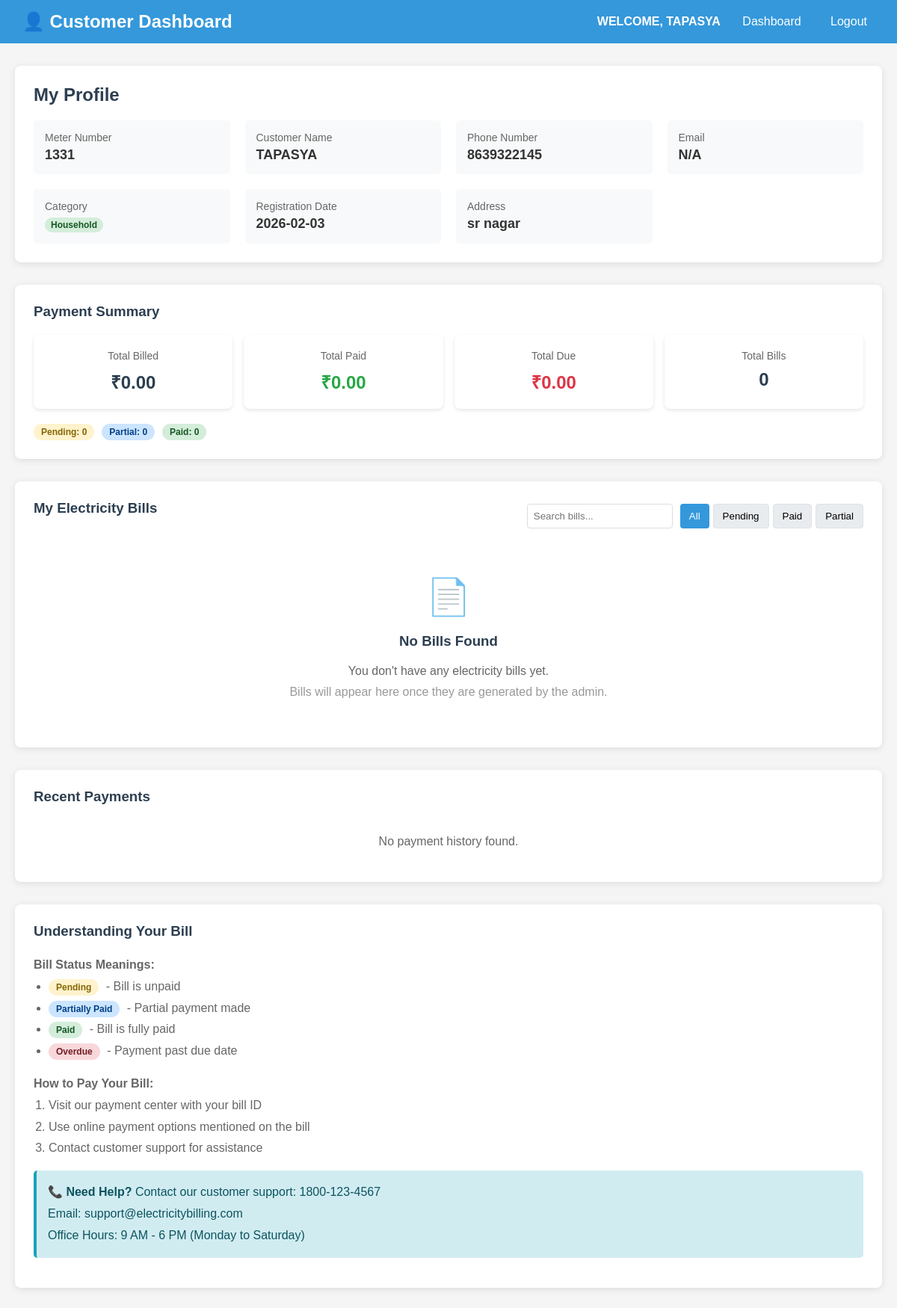
The page /customer.php (signed in) on the database its author committed.
### tables this page shows
CREATE TABLE IF NOT EXISTS `customer` (
  `number` int NOT NULL,
  `name` varchar(100) NOT NULL,
  `phone` varchar(15) DEFAULT NULL,
  `address` text,
  `email` varchar(100) DEFAULT NULL,
  `category` varchar(20) DEFAULT 'household',
  `reg_date` date DEFAULT NULL,
  PRIMARY KEY (`number`)
);

### customer.php (the view, shortened to what this page needs)
<?php
include "config.php";
$customer_number = $_SESSION['number'];
$customer_sql = "SELECT * FROM customer WHERE number = '$customer_number'";
$customer_result = mysqli_query($conn, $customer_sql);
$customer = mysqli_fetch_assoc($customer_result);
$bills_sql = "SELECT * FROM bill WHERE number = '$customer_number' ORDER BY year DESC, month DESC";
$bills_result = mysqli_query($conn, $bills_sql);
$summary_sql = "SELECT
    COUNT(*) as total_bills,
    SUM(total) as total_billed,
    SUM(paid_amount) as total_paid,
    SUM(remaining_due) as total_due,
    COUNT(CASE WHEN status = 'pending' THEN 1 END) as pending_count,
    COUNT(CASE WHEN status = 'partially_paid' THEN 1 END) as partial_count,
    COUNT(CASE WHEN status = 'paid' THEN 1 END) as paid_count
    FROM bill
    WHERE number = '$customer_number'";
$summary_result = mysqli_query($conn, $summary_sql);
$summary = mysqli_fetch_assoc($summary_result);
$payments_sql = "SELECT p.*, b.month, b.year
                 FROM payments p
                 JOIN bill b ON p.bill_id = b.id
                 WHERE p.customer_number = '$customer_number'
                 ORDER BY p.payment_date DESC
                 LIMIT 5";
$payments_result = mysqli_query($conn, $payments_sql);
?>
<!DOCTYPE html>
<html>
<head>
</head>
<body>
    <div class="header">
        <div class="logo">👤 Customer Dashboard</div>
        <div class="nav">
            <span style="text-transform: uppercase; font-weight: bold;">Welcome, <?php echo htmlspecialchars(strtoupper($customer['name'])); ?></span>
            <a href="customer.php">Dashboard</a>
            <a href="logout.php">Logout</a>
        </div>
    </div>
    <div class="container">
        <div class="card">
            <h2>My Profile</h2>
            <div class="profile-info">
                <div class="info-item">
                    <div class="info-label">Meter Number</div>
                    <div class="info-value"><?php echo $customer['number']; ?></div>
                </div>
                <div class="info-item">
                    <div class="info-label">Customer Name</div>
                    <div class="info-value" style="text-transform: uppercase; font-weight: bold;"><?php echo htmlspecialchars(strtoupper($customer['name'])); ?></div>
                </div>
                <div class="info-item">
                    <div class="info-label">Phone Number</div>
                    <div class="info-value"><?php echo $customer['phone']; ?></div>
                </div>
                <div class="info-item">
                    <div class="info-label">Email</div>
                    <div class="info-value"><?php echo $customer['email'] ? htmlspecialchars($customer['email']) : 'N/A'; ?></div>
                </div>
                <div class="info-item">
                    <div class="info-label">Category</div>
                    <div class="info-value">
                        <span class="badge <?php echo $customer['category']; ?>">
                            <?php echo ucfirst($customer['category']); ?>
                        </span>
                    </div>
                </div>
                <div class="info-item">
                    <div class="info-label">Registration Date</div>
                    <div class="info-value"><?php echo $customer['reg_date']; ?></div>
                </div>
                <div class="info-item">
                    <div class="info-label">Address</div>
                    <div class="info-value"><?php echo htmlspecialchars($customer['address']); ?></div>
                </div>
            </div>
        </div>
        <div class="card">
            <h3>Payment Summary</h3>
            <div class="summary-cards">
                <div class="summary-card total-billed">
                    <div class="summary-label">Total Billed</div>
                    <div class="summary-value">₹<?php echo number_format($summary['total_billed'] ?? 0, 2); ?></div>
                </div>
                <div class="summary-card total-paid">
                    <div class="summary-label">Total Paid</div>
                    <div class="summary-value">₹<?php echo number_format($summary['total_paid'] ?? 0, 2); ?></div>
                </div>
                <div class="summary-card total-due">
                    <div class="summary-label">Total Due</div>
                    <div class="summary-value">₹<?php echo number_format($summary['total_due'] ?? 0, 2); ?></div>
                </div>
                <div class="summary-card">
                    <div class="summary-label">Total Bills</div>
                    <div class="summary-value"><?php echo $summary['total_bills'] ?? 0; ?></div>
                </div>
            </div>
            <div class="bill-status">
                <span class="status-badge pending">Pending: <?php echo $summary['pending_count'] ?? 0; ?></span>
                <span class="status-badge partially_paid">Partial: <?php echo $summary['partial_count'] ?? 0; ?></span>
                <span class="status-badge paid">Paid: <?php echo $summary['paid_count'] ?? 0; ?></span>
            </div>
        </div>
        <div class="card">
            <div style="display: flex; justify-content: space-between; align-items: center; margin-bottom: 20px;">
                <h3>My Electricity Bills</h3>
                <div style="display: flex; gap: 10px; align-items: center;">
                    <input type="text" id="search" placeholder="Search bills..." onkeyup="searchBills()"
                           style="padding: 8px; border: 1px solid #ddd; border-radius: 4px;">
                    <div style="display: flex; gap: 5px;">
                        <button class="filter-btn active" onclick="filterBills('all')" style="padding: 8px 12px; background: #3498db; color: white; border: none; border-radius: 4px; cursor: pointer;">All</button>
                        <button class="filter-btn" onclick="filterBills('pending')" style="padding: 8px 12px; background: #e9ecef; border: 1px solid #dee2e6; border-radius: 4px; cursor: pointer;">Pending</button>
                        <button class="filter-btn" onclick="filterBills('paid')" style="padding: 8px 12px; background: #e9ecef; border: 1px solid #dee2e6; border-radius: 4px; cursor: pointer;">Paid</button>
                        <button class="filter-btn" onclick="filterBills('partially_paid')" style="padding: 8px 12px; background: #e9ecef; border: 1px solid #dee2e6; border-radius: 4px; cursor: pointer;">Partial</button>
                    </div>
                </div>
            </div>
            <?php if(mysqli_num_rows($bills_result) > 0): ?>
                <table>
                    <thead>
                        <tr>
                            <th>Bill ID</th>
                            <th>Month/Year</th>
                            <th>Units (kWh)</th>
                            <th>Bill Amount</th>
                            <th>Paid Amount</th>
                            <th>Due Amount</th>
                            <th>Due Date</th>
                            <th>Status</th>
                            <th>Actions</th>
                        </tr>
                    </thead>
                    <tbody>
                        <?php while($bill = mysqli_fetch_assoc($bills_result)):
                            $paid = $bill['paid_amount'] ?? 0;
                            $due = $bill['remaining_due'] ?? $bill['total'];
                            $status = strtolower($bill['status']);
                            $month_name = date('F', mktime(0,0,0,$bill['month'],1));
                        ?>
                        <tr>
                            <td>#<?php echo $bill['id']; ?></td>
                            <td class="month-year"><?php echo $month_name . ' ' . $bill['year']; ?></td>
                            <td><?php echo $bill['units']; ?> kWh</td>
                            <td><strong>₹<?php echo number_format($bill['total'], 2); ?></strong></td>
                            <td style="color: #28a745;">₹<?php echo number_format($paid, 2); ?></td>
                            <td style="color: #dc3545;">₹<?php echo number_format($due, 2); ?></td>
                            <td class="due-date"><?php echo $bill['due_date']; ?></td>
                            <td>
                                <span class="status-badge <?php echo $status; ?>">
                                    <?php
                                    $status_text = ucfirst(str_replace('_', ' ', $bill['status']));
                                    echo $status_text;
                                    ?>
                                </span>
                            </td>
                            <td>
                                <div class="action-buttons">
                                    <a href="print_bill.php?id=<?php echo $bill['id']; ?>" class="btn btn-view" target="_blank">View Bill</a>
                                    <button onclick="printBill(<?php echo $bill['id']; ?>)" class="btn btn-print">Print</button>
                                </div>
                            </td>
                        </tr>
                        <?php endwhile; ?>
                    </tbody>
                </table>
                <div style="margin-top: 20px; padding: 15px; background: #f8f9fa; border-radius: 5px;">
                    <strong>Showing <?php echo mysqli_num_rows($bills_result); ?> bills</strong> |
                    Total Amount: ₹<?php echo number_format($summary['total_billed'] ?? 0, 2); ?> |
                    Total Paid: ₹<?php echo number_format($summary['total_paid'] ?? 0, 2); ?> |
                    Total Due: ₹<?php echo number_format($summary['total_due'] ?? 0, 2); ?>
                </div>
            <?php else: ?>
                <div class="no-bills">
                    <div class="no-bills-icon">📄</div>
                    <h3>No Bills Found</h3>
                    <p>You don't have any electricity bills yet.</p>
                    <p style="color: #999; margin-top: 10px;">Bills will appear here once they are generated by the admin.</p>
                </div>
            <?php endif; ?>
        </div>
        <div class="card">
            <h3>Recent Payments</h3>
            <?php if(mysqli_num_rows($payments_result) > 0): ?>
                <div class="payment-history">
                    <?php while($payment = mysqli_fetch_assoc($payments_result)):
                        $payment_month = date('F', mktime(0,0,0,$payment['month'],1));
                    ?>
                    <div class="payment-item">
                        <div>
                            <strong><?php echo $payment_month . ' ' . $payment['year']; ?> Bill</strong>
                            <div class="payment-date">Paid on: <?php echo $payment['payment_date']; ?></div>
                            <small>Method: <?php echo ucfirst($payment['payment_method']); ?></small>
                        </div>
                        <div class="payment-amount">
                            ₹<?php echo number_format($payment['amount_paid'], 2); ?>
                        </div>
                    </div>
                    <?php endwhile; ?>
                </div>
                <div style="text-align: center; margin-top: 15px;">
                    <a href="payment_history.php" style="color: #3498db; text-decoration: none;">View All Payment History →</a>
                </div>
            <?php else: ?>
                <p style="color: #666; text-align: center; padding: 20px;">No payment history found.</p>
            <?php endif; ?>
        </div>
        <div class="card">
            <h3>Understanding Your Bill</h3>
            <div style="color: #666; line-height: 1.8;">
                <p><strong>Bill Status Meanings:</strong></p>
                <ul style="margin-left: 20px; margin-bottom: 15px;">
                    <li><span class="status-badge pending" style="margin-right: 5px;">Pending</span> - Bill is unpaid</li>
                    <li><span class="status-badge partially_paid" style="margin-right: 5px;">Partially Paid</span> - Partial payment made</li>
                    <li><span class="status-badge paid" style="margin-right: 5px;">Paid</span> - Bill is fully paid</li>
                    <li><span class="status-badge overdue" style="margin-right: 5px;">Overdue</span> - Payment past due date</li>
                </ul>
                <p><strong>How to Pay Your Bill:</strong></p>
                <ol style="margin-left: 20px; margin-bottom: 15px;">
                    <li>Visit our payment center with your bill ID</li>
                    <li>Use online payment options mentioned on the bill</li>
                    <li>Contact customer support for assistance</li>
                </ol>
                <div class="alert alert-info">
                    <strong>📞 Need Help?</strong> Contact our customer support: 1800-123-4567<br>
                    Email: support@electricitybilling.com<br>
                    Office Hours: 9 AM - 6 PM (Monday to Saturday)
                </div>
            </div>
        </div>
    </div>
</body>
</html>

### customer.php (style rules this page uses)
* { margin: 0; padding: 0; box-sizing: border-box; }
body { font-family: Arial, sans-serif; background: #f5f5f5; }
.header { background: #3498db; color: white; padding: 15px 30px; display: flex; justify-content: space-between; align-items: center; }
.logo { font-size: 24px; font-weight: bold; }
.nav a { color: white; text-decoration: none; margin-left: 15px; padding: 5px 10px; border-radius: 3px; }
.container { max-width: 1200px; margin: 30px auto; padding: 0 20px; }
.card { background: white; padding: 25px; border-radius: 8px; box-shadow: 0 2px 10px rgba(0,0,0,0.1); margin-bottom: 30px; }
h2, h3, h4 { color: #2c3e50; margin-bottom: 20px; }
.profile-info { display: grid; grid-template-columns: repeat(auto-fit, minmax(250px, 1fr)); gap: 20px; margin-top: 20px; }
.info-item { padding: 15px; background: #f8f9fa; border-radius: 5px; }
.info-label { color: #666; font-size: 14px; margin-bottom: 5px; }
.info-value { font-size: 18px; color: #333; font-weight: bold; }
.badge { padding: 3px 8px; border-radius: 12px; font-size: 12px; font-weight: bold; display: inline-block; }
.household { background: #d4edda; color: #155724; }
.summary-cards { display: grid; grid-template-columns: repeat(auto-fit, minmax(200px, 1fr)); gap: 15px; margin: 20px 0; }
.summary-card { background: white; padding: 20px; border-radius: 8px; box-shadow: 0 2px 5px rgba(0,0,0,0.1); text-align: center; }
.summary-label { font-size: 14px; color: #666; margin-bottom: 10px; }
.summary-value { font-size: 24px; font-weight: bold; color: #2c3e50; }
.total-billed .summary-value { color: #2c3e50; }
.total-paid .summary-value { color: #28a745; }
.total-due .summary-value { color: #dc3545; }
.bill-status { display: flex; gap: 10px; margin-top: 15px; flex-wrap: wrap; }
.status-badge { padding: 4px 10px; border-radius: 12px; font-size: 12px; font-weight: bold; }
.pending { background: #fff3cd; color: #856404; }
.partially_paid { background: #cce5ff; color: #004085; }
.paid { background: #d4edda; color: #155724; }
.overdue { background: #f8d7da; color: #721c24; }
.no-bills { text-align: center; padding: 40px; color: #666; }
.no-bills-icon { font-size: 48px; margin-bottom: 20px; color: #ddd; }
.alert { padding: 15px; border-radius: 5px; margin: 15px 0; }
.alert-info { background: #d1ecf1; color: #0c5460; border-left: 4px solid #17a2b8; }

### rows shown on the page
customer: name "TAPASYA", number "1331", phone "8639322145", category "Household", reg_date "2026-02-03", address "sr nagar"

### other values the page prints
$summary['total_billed'] "0.00"
$summary['total_paid'] "0.00"
$summary['total_due'] "0.00"
$summary['total_bills'] "0"
$summary['pending_count'] "0"
$summary['partial_count'] "0"
$summary['paid_count'] "0"
